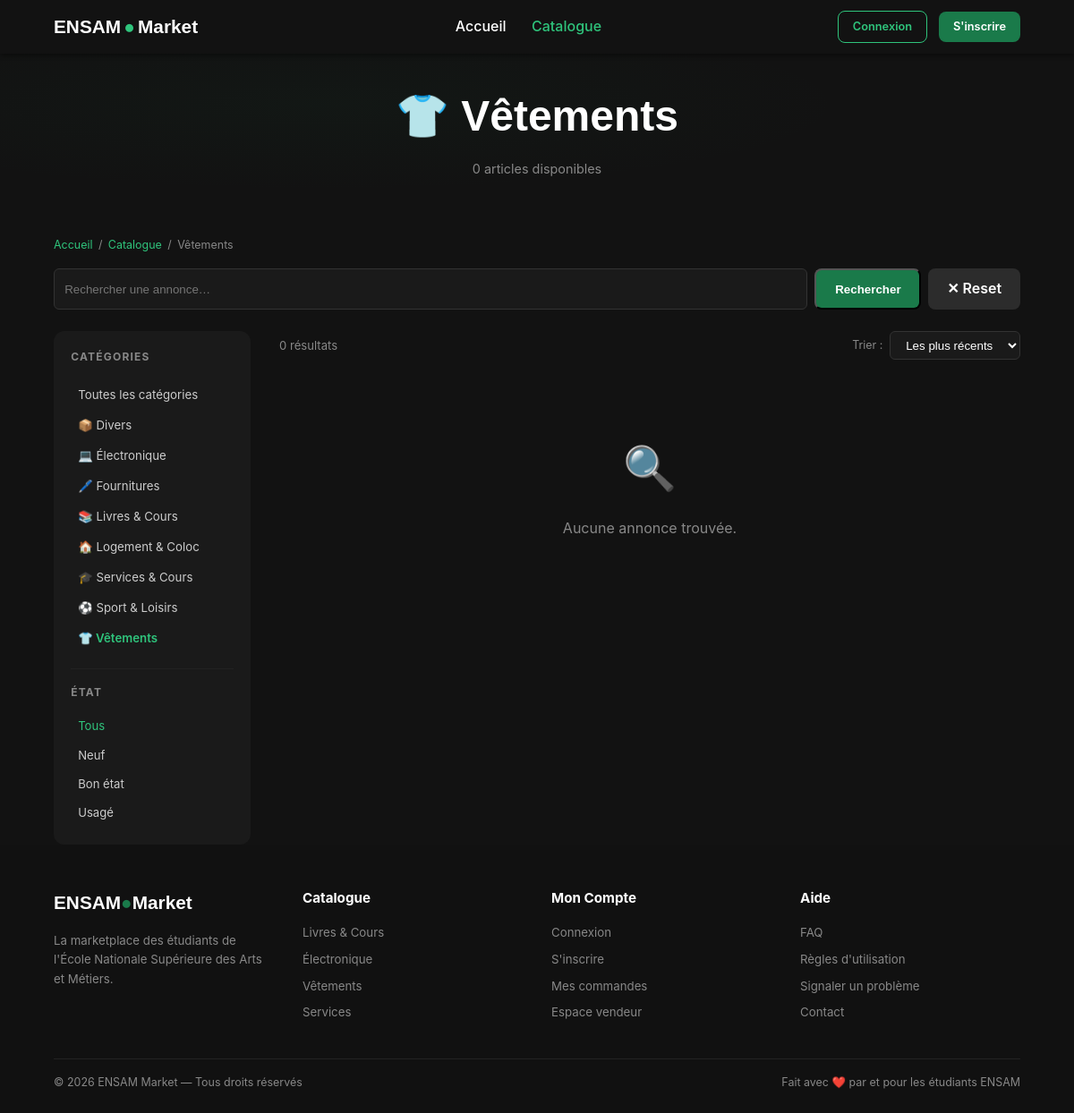
Page /shop.php?cat=vetements on the committed database.
### tables this page shows
CREATE TABLE categories (
  id    INT AUTO_INCREMENT PRIMARY KEY,
  name  VARCHAR(100) NOT NULL,
  slug  VARCHAR(100) NOT NULL UNIQUE,
  icon  VARCHAR(50)
);

### includes/functions.php (called while the page is built, shortened)
<?php
function e(string $str): string {
    return htmlspecialchars($str, ENT_QUOTES, 'UTF-8');
}
function sanitize(string $str): string {
    return trim(strip_tags($str));
}

### shop.php (the view, shortened to what this page needs)
<?php
require_once __DIR__ . '/includes/db.php';
require_once __DIR__ . '/includes/functions.php';
$catSlug   = sanitize($_GET['cat']   ?? '');
$sortBy    = sanitize($_GET['sort']  ?? 'new');
$search    = sanitize($_GET['q']     ?? '');
$condition = sanitize($_GET['cond']  ?? '');
$page      = max(1,(int)($_GET['page'] ?? 1));
$perPage   = 12;
$categories = $pdo->query("SELECT * FROM categories ORDER BY name")->fetchAll();
$currentCat = null;
if ($catSlug) {
    foreach ($categories as $c) { if ($c['slug'] === $catSlug) { $currentCat = $c; break; } }
}
$where  = ["p.status = 'active'"];
$params = [];
if ($currentCat) { $where[] = "p.category_id = ?"; $params[] = $currentCat['id']; }
$whereStr = 'WHERE ' . implode(' AND ', $where);
$orderStr = match($sortBy) {
    'price_asc'  => 'p.price ASC',
    'price_desc' => 'p.price DESC',
    'popular'    => 'p.views DESC',
    default      => 'p.created_at DESC',
};
$countStmt = $pdo->prepare("SELECT COUNT(*) FROM products p $whereStr");
$countStmt->execute($params);
$total    = (int)$countStmt->fetchColumn();
$offset   = ($page - 1) * $perPage;
$stmt = $pdo->prepare("
    SELECT p.*, c.name AS cat_name, c.slug AS cat_slug,
           u.nom, u.prenom, u.filiere
    FROM products p
    LEFT JOIN categories c ON c.id = p.category_id
    LEFT JOIN users u ON u.id = p.seller_id
    $whereStr
    ORDER BY $orderStr
    LIMIT $perPage OFFSET $offset
");
$stmt->execute($params);
$products = $stmt->fetchAll();
include 'includes/header.php';
?>
<!DOCTYPE html>
<html lang="en">
<head>
  <link rel="stylesheet" href="assets/css/style.css">
</body>
</html>
<div class="page-hero">
  <div class="container">
    <h1><?= $currentCat ? e($currentCat['icon'].' '.$currentCat['name']) : '🛍 Catalogue' ?></h1>
    <p><?= $total ?> article<?= $total!=1?'s':'' ?> disponible<?= $total!=1?'s':'' ?></p>
  </div>
</div>
<div class="page-wrap" style="padding-top:2rem;">
  <div class="container">
    <nav class="breadcrumb">
      <a href="/">Accueil</a><span class="sep">/</span>
      <a href="/shop.php">Catalogue</a>
      <?php if ($currentCat): ?><span class="sep">/</span><span><?= e($currentCat['name']) ?></span><?php endif; ?>
    </nav>
    <form method="get" action="/shop.php" style="margin-bottom:1.5rem;">
      <div style="display:flex;gap:.5rem;">
        <input class="form-control" type="text" name="q" value="<?= e($search) ?>" placeholder="Rechercher une annonce…" style="flex:1;"/>
        <button type="submit" class="btn btn-primary">Rechercher</button>
        <?php if ($search || $catSlug || $condition): ?>
        <a href="/shop.php" class="btn btn-secondary">✕ Reset</a>
        <?php endif; ?>
      </div>
    </form>
    <div style="display:flex;gap:2rem;align-items:flex-start;">
      <aside style="width:220px;flex-shrink:0;position:sticky;top:calc(var(--nav-h)+1rem);">
        <div class="card" style="padding:1.2rem;">
          <h3 style="font-size:.75rem;text-transform:uppercase;letter-spacing:.1em;color:var(--muted);margin-bottom:1rem;">Catégories</h3>
          <a href="/shop.php<?= $search ? '?q='.urlencode($search) : '' ?>" style="display:block;padding:.4rem .5rem;font-size:.83rem;border-radius:6px;color:<?= !$catSlug?'var(--green-lt)':'var(--text)' ?>;font-weight:<?= !$catSlug?'600':'400' ?>;">Toutes les catégories</a>
          <?php foreach ($categories as $cat): ?>
          <a href="/shop.php?cat=<?= e($cat['slug']) ?><?= $search ? '&q='.urlencode($search) : '' ?>" style="display:flex;align-items:center;gap:.5rem;padding:.4rem .5rem;font-size:.83rem;border-radius:6px;color:<?= $catSlug===$cat['slug']?'var(--green-lt)':'var(--text)' ?>;font-weight:<?= $catSlug===$cat['slug']?'600':'400' ?>;">
            <?= $cat['icon'] ?> <?= e($cat['name']) ?>
          </a>
          <?php endforeach; ?>
          <hr class="divider" />
          <h3 style="font-size:.75rem;text-transform:uppercase;letter-spacing:.1em;color:var(--muted);margin-bottom:.8rem;">État</h3>
          <?php foreach ([''=>'Tous','neuf'=>'Neuf','bon_etat'=>'Bon état','usage'=>'Usagé'] as $val => $label): ?>
          <a href="?<?= http_build_query(array_merge($_GET, ['cond'=>$val,'page'=>1])) ?>" style="display:block;padding:.35rem .5rem;font-size:.82rem;border-radius:6px;color:<?= $condition===$val?'var(--green-lt)':'var(--text)' ?>;">
            <?= $label ?>
          </a>
          <?php endforeach; ?>
        </div>
      </aside>
      <div style="flex:1;min-width:0;">
        <div style="display:flex;justify-content:space-between;align-items:center;margin-bottom:1.2rem;flex-wrap:wrap;gap:.8rem;">
          <span style="font-size:.82rem;color:var(--muted);"><?= $total ?> résultat<?= $total!=1?'s':'' ?></span>
          <form method="get" style="display:flex;align-items:center;gap:.5rem;">
            <span style="font-size:.78rem;color:var(--muted);">Trier :</span>
            <select class="form-control" name="sort" style="width:auto;padding:.4rem .8rem;" onchange="this.form.submit()">
              <option value="new"        <?= $sortBy==='new'        ? 'selected':'' ?>>Les plus récents</option>
            </select>
          </form>
        </div>
        <?php if (empty($products)): ?>
        <div style="text-align:center;padding:4rem;color:var(--muted);">
          <div style="font-size:3rem;margin-bottom:1rem;">🔍</div>
          <p>Aucune annonce trouvée.</p>
        </div>
        <?php endif; ?>
      </div>
    </div>
  </div>
</div>
</head>
<body>
<?php include 'includes/footer.php'; ?>

### assets/css/style.css (style rules this page uses)
:root { --green: #1a7a4a; --green-lt: #2fc47c; --white: #ffffff; --text: #cccccc; --muted: #888888; --deep: #121212; --light: #f5f5f5; --font-head: 'Poppins', sans-serif; --font-body: 'Inter', sans-serif; --nav-h: 60px; }
* { margin: 0; padding: 0; box-sizing: border-box; }
body { font-family: var(--font-body); background-color: var(--deep); color: var(--text); line-height: 1.6; }
a { text-decoration: none; color: inherit; }
.container { width: 90%; max-width: 1200px; margin: 0 auto; }
.btn { display: inline-block; padding: 0.65rem 1.3rem; border-radius: 8px; font-weight: 600; transition: all 0.3s ease; cursor: pointer; text-align: center; }
.btn-primary { background-color: var(--green); color: var(--white); }
.btn-secondary { background-color: #2c2c2c; color: var(--white); }
.page-hero { background: radial-gradient(ellipse 70% 60% at 30% 50%, rgba(26,122,74,.05) 0%, transparent 70%); padding: calc(var(--nav-h) + 2rem) 0 2rem; color: var(--white); text-align: center; }
.page-hero h1 { font-family: var(--font-head); font-size: clamp(2rem, 6vw, 3rem); font-weight: 800; margin-bottom: 0.5rem; }
.page-hero p { font-size: 0.9rem; color: var(--muted); }
.breadcrumb { display: flex; align-items: center; gap: 0.4rem; font-size: 0.78rem; margin-bottom: 1rem; color: var(--muted); }
.breadcrumb a { color: var(--green-lt); transition: color 0.3s; }
.breadcrumb .sep { color: var(--muted); }
.page-wrap aside .card { background: #1a1a1a; border-radius: 12px; padding: 1rem; }
.page-wrap aside a { display: block; padding: 0.35rem 0.5rem; border-radius: 6px; font-size: 0.82rem; color: var(--text); transition: background 0.3s, color 0.3s; }
.page-wrap aside h3 { font-size: 0.75rem; text-transform: uppercase; letter-spacing: 0.1em; color: var(--muted); margin-bottom: 0.8rem; }
.divider { border: 0; border-top: 1px solid #222; margin: 1rem 0; }
.form-control { background: #1a1a1a; border: 1px solid #333; border-radius: 6px; padding: 0.45rem 0.7rem; color: var(--white); }

### rows in the picture
categories: icon+name "👕 Vêtements", name "Vêtements", icon "👕"
categories: icon "📦", name "Divers"
categories: icon "💻", name "Électronique"
categories: icon "🖊️", name "Fournitures"
categories: icon "📚", name "Livres & Cours"
categories: icon "🏠", name "Logement & Coloc"
categories: icon "🎓", name "Services & Cours"
categories: icon "⚽", name "Sport & Loisirs"

### other values in the picture
$total "0"
$label "Tous"
$label "Neuf"
$label "Bon état"
$label "Usagé"
